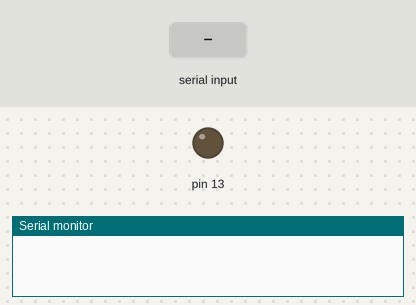
Recording of a sketch running on a simulated Arduino Uno, built with avr-gcc and run on an emulated ATmega328P. Shown: output pins drawn as LEDs (lit = HIGH), the last lines printed to the serial monitor. The test bench sets the inputs (shaded band).

Above: at 1.2 s.
1.3 s: byte 30 received over Serial
At 2.3 s:
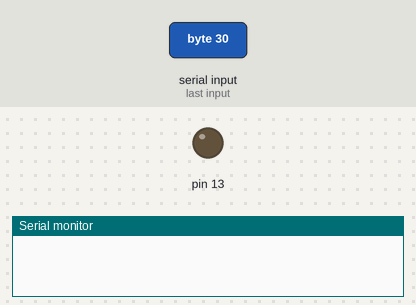
2.8 s: byte 90 received over Serial
At 3.4 s:
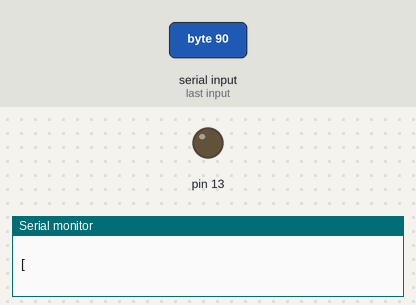
4.3 s: byte 120 received over Serial
At 5.7 s:
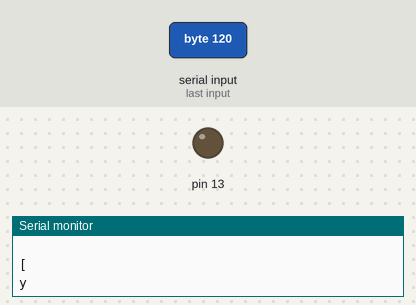
Timing chart, 0 to 7.3 s (numbered marks = the images above; inputs shaded):
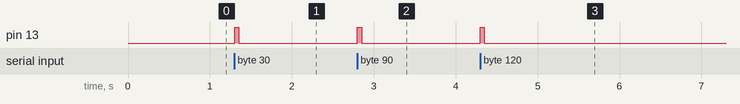

Measured:
- after the input at 1.3 s, pin 13: LOW → HIGH at once, → LOW 0.05 s later
- after the input at 2.8 s, pin 13: LOW → HIGH at once, → LOW 0.05 s later
- after the input at 4.3 s, pin 13: LOW → HIGH at once, → LOW 0.05 s later

The sketch:

SerialPrueba.ino
```cpp
#include <SoftwareSerial.h>

char data=0;

void setup(){
  Serial.begin(9600);
  pinMode(13,OUTPUT);
}

void loop(){
   while(Serial.available()==0);
   data = Serial.read();
   digitalWrite(13,HIGH);
   delay(50);
   digitalWrite(13,LOW);

   if(Serial){
       data++;
       Serial.println(data);
   }
}
```
